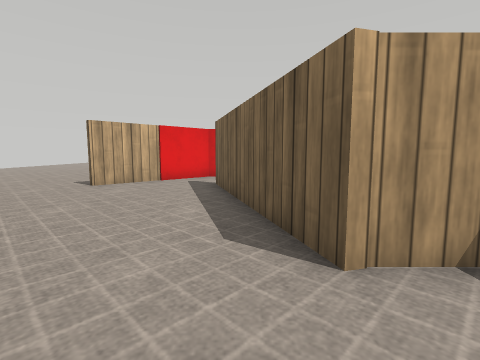
View 1 (above)

22 first-person views from a walk through a Webots world. The camera is 0.22 m above the floor, tilts 6° down and sees 85° across. The floor is counted in squares, 0.2 m on a side. Each view is taken from the middle of a square. On the plan, view 1 faces up. The plan holds only what a view shows up to about 12 squares ahead; the rest is blank. The place goes on beyond the plan. The robots in the file are not drawn. Simple shapes and patterns stand in for the simulator's stock objects.

View 2
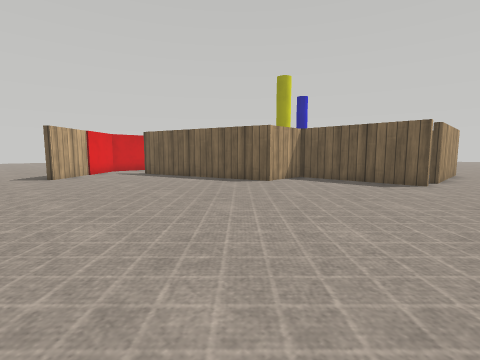

View 3
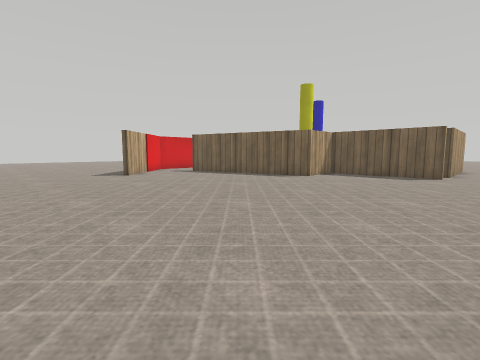

View 4
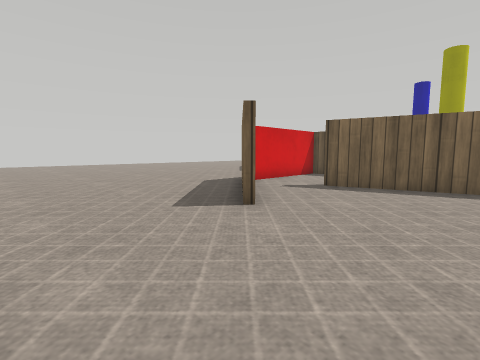

View 5
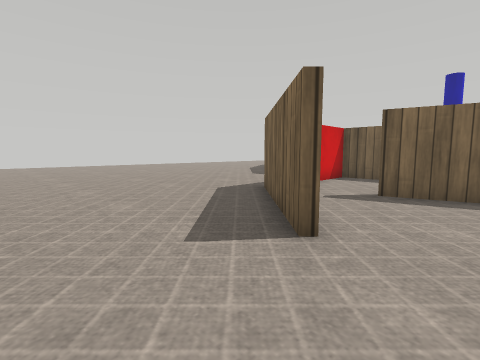

View 6
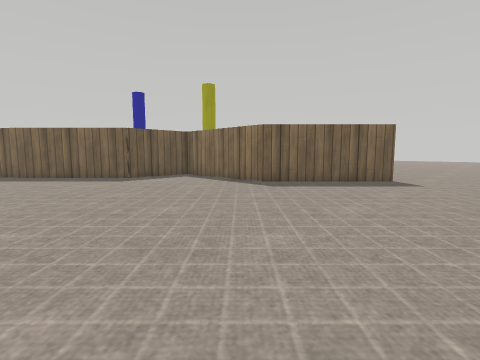

View 7
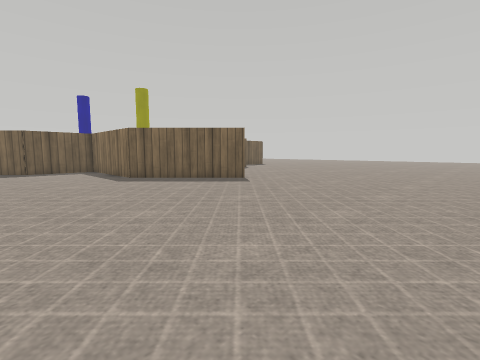

View 8
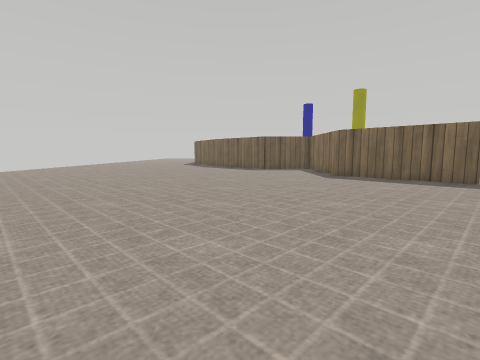

View 9
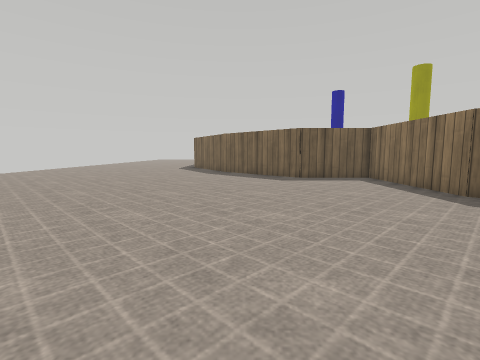

View 10
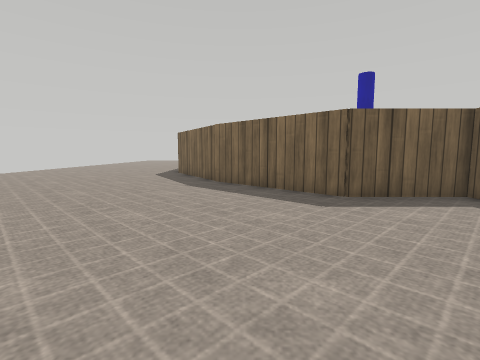

View 11
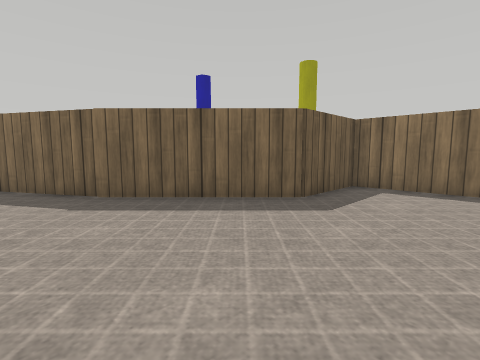

View 12
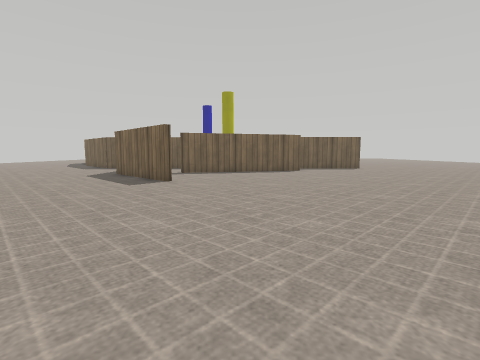

View 13
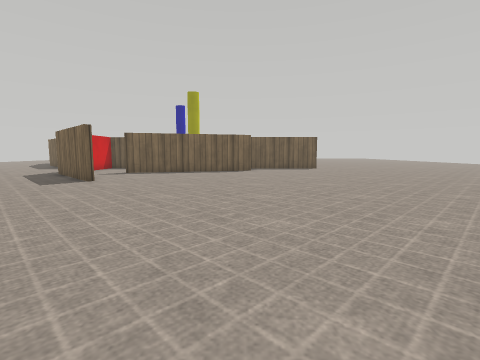

View 14
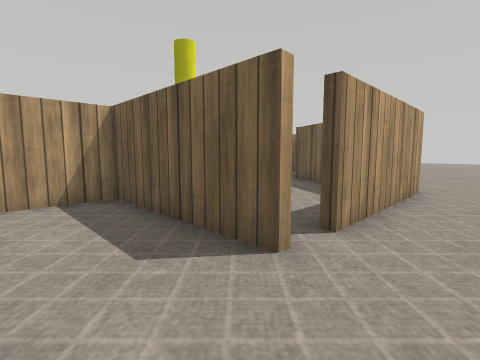

View 15
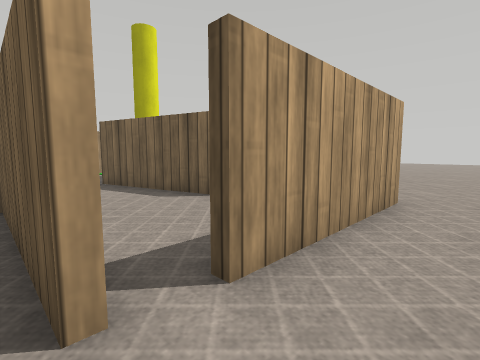

View 16
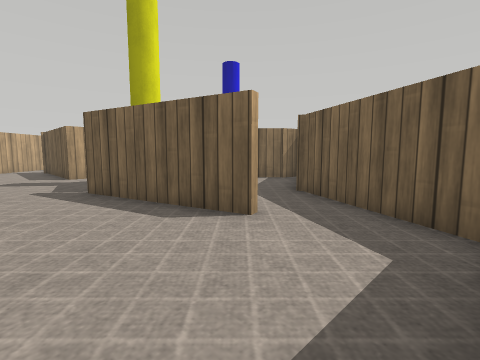

View 17
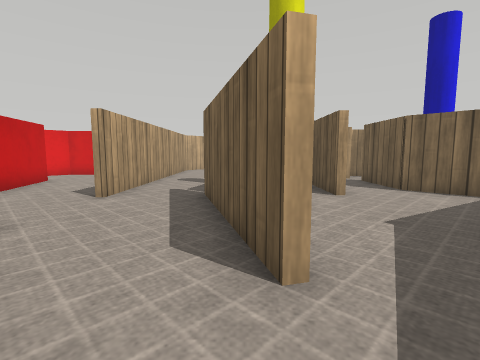

View 18
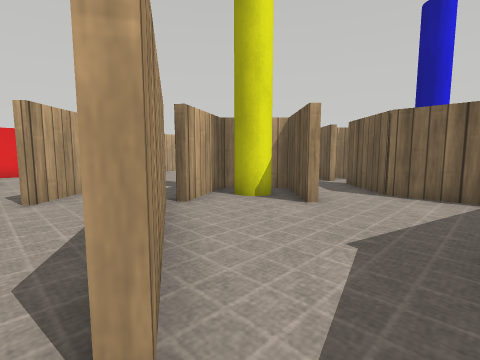

View 19
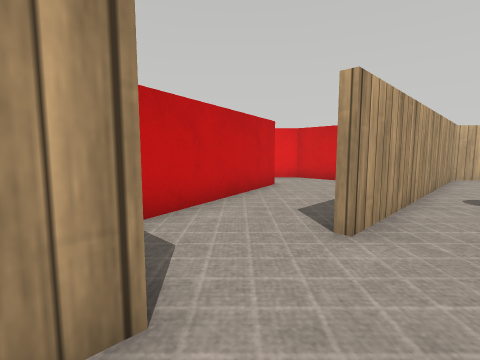

View 20
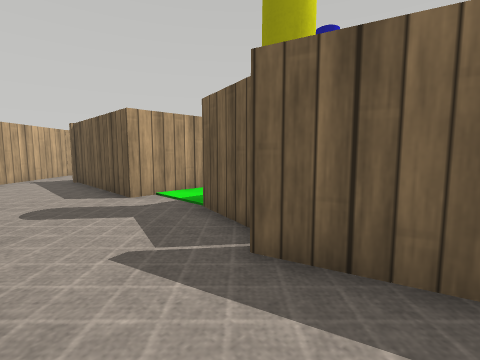

View 21
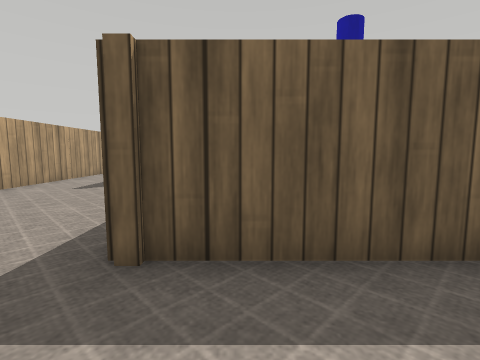

View 22
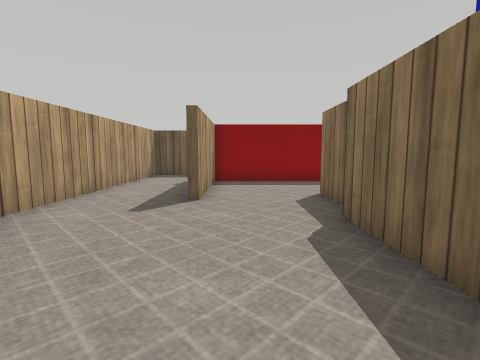

### Floor plan
Points are (right, up) in squares from view 1. A wall is a line through its corners. A room is listed if a view was taken in it or the views show most of it. See-through windows are left out.
Room 1 (views 1, 2, 3, 4, 5, 6, 7, 8, 9, 10, 11, 12, 13, 14, 15, 16, 17, 18, 19, 20, 21)
walls: (-5.2, 8.7) (-1.6, 12.3) (3.4, 12.3) (3.4, 15.4) (7, 19); (-0.6, 9.3) (0.9, 3.8); (3.4, 10.4) (3.4, 12) (-1.5, 12) (-5, 8.6); (3.5, 2.8) (3.5, 2); (6.3, 6) (7.6, 1); (6.7, 6.5) (7.2, 8.3); (4.9, 16.5) (3.7, 15.3) (3.7, 5.4); (3.3, -2.4) (3.3, 2.4) (1, 2.4) (-0.9, 9.3); (8.9, 10.4) (6.6, 10.4) (6.6, 15.4); (7.4, 1) (6, 5.9); (9.5, 5.6) (9.5, 8.1) (7.4, 8.1) (6.8, 5.7); (11.4, 10) (11.4, 11.4); (7.1, 18.9) (10, 20.6); (8.3, -1.9) (10.6, 2.1); (12.6, 11.2) (12, 11.2); (9.5, -2.5) (4.4, -2.5); (13.7, 4.8) (11.8, 6.6) (11.8, 9.3)
ways out: opening at (6, 16) to room 2; opening at (9, -3.5); opening at (12, 10)
objects: yellow pole (8, 7) to (9, 7)
Room 2 (view 22)
walls: (8.8, 15.2) (11.5, 15.2); (12.4, 14.8) (14.1, 14.8); (6.8, 18.4) (4.9, 16.5); (14.5, 17.9) (13, 17.9)
ways out: opening at (6, 16) to room 1; opening at (14, 16.5) to room 3; opening at (11, 18)
Room 3 (no view inside)
walls: (17, 13.9) (17, 17.9) (14.5, 17.9)
ways out: opening at (14, 16.5) to room 2; opening at (15.5, 15)

Where each view was taken, in squares from view 1:
view 1: 0 up, 0 right, facing up
view 2: 4 down, 7 left, facing up-right
view 3: 4 down, 10 left, facing up-right
view 4: 5 up, 9 left, facing up-right
view 5: 7 up, 8 left, facing up-right
view 6: 20 up, 8 left, facing down-right
view 7: 17 up, 13 left, facing down-right
view 8: 17 up, 14 left, facing right
view 9: 18 up, 8 left, facing right
view 10: 18 up, 3 left, facing right
view 11: 21 up, 0 right, facing down-right
view 12: 6 up, 15 left, facing right
view 13: 3 up, 15 left, facing right
view 14: 4 down, 1 right, facing up-right
view 15: 4 down, 3 right, facing up-right
view 16: 2 down, 4 right, facing up-right
view 17: 1 down, 7 right, facing up
view 18: 0 up, 8 right, facing up
view 19: 2 up, 5 right, facing up-left
view 20: 4 up, 4 right, facing up-right
view 21: 14 up, 4 right, facing right
view 22: 17 up, 7 right, facing right
